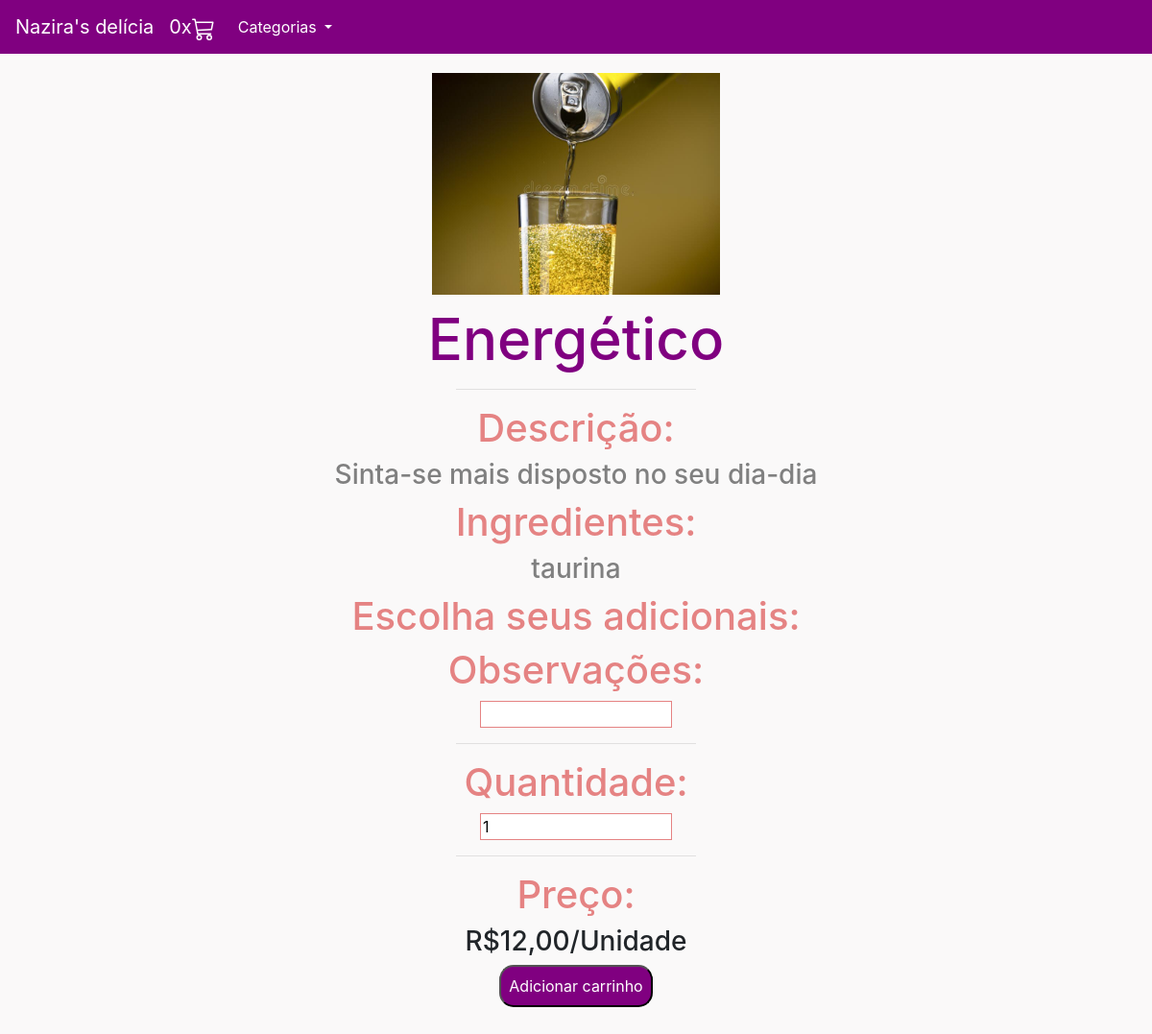
The app's page /produto/30 with its own data.
### produto/models.py (models this page shows, shortened)
class Produto(models.Model):
    nome_produto = models.CharField(max_length=500)
    img = models.ImageField(upload_to='post_img')
    categoria = models.ForeignKey(Categoria, on_delete=models.CASCADE)
    preco = models.FloatField()
    descricao = models.TextField()
    ingredientes = models.CharField(max_length=2000)
    adicionais = models.ManyToManyField(Adicional, blank=True)
    ativo = models.BooleanField(default=True)

### produto/views.py (the view)
# urls.py: path('', include('produto.urls')),
def produto(request, id):
    if not request.session.get('carrinho'):
        request.session['carrinho'] = []
        request.session.save()
    produto = Produto.objects.filter(id=id)[0]
    categorias = Categoria.objects.all()
    return render(request, 'produto.html', {'produto': produto,
                                            'carrinho': len(request.session['carrinho']),
                                            'categorias': categorias})

### produto/templates/produto.html (shortened to what this page needs)
{% extends 'base.html' %}
{% load static %}
{% block 'conteudo' %}
<div style="align-items: center; text-align: center;">
    <img class="tamanhoImg" style="margin-top: 20px;" src="/media/{{produto.img}}">
    <h2 style="margin-top: 10px; color: purple;" class="titulo tituloProduto">{{produto.nome_produto}}</h2>
    <hr style="width: 250px;">
    <h1 class="titulo subTituloProduto">Descrição: </h1>
    <h3 style="color: gray;">{{produto.descricao}}</h3>
    <h1 class="titulo subTituloProduto">Ingredientes: </h1>
    <h3 style="color: gray;">{{produto.ingredientes}}</h3>
    <h1 class="titulo subTituloProduto">Escolha seus adicionais:</h1>
    <form method="POST" action="{% url 'add_carrinho' %}">{% csrf_token %}
    <h1 class="titulo subTituloProduto">Observações: </h1>
    <input name="observacoes" class="observacoes" type="text">
    <hr style="width: 250px;">
    <h1 class="titulo subTituloProduto">Quantidade: </h1>
    <input name="quantidade" class="observacoes" type="number"  min="1" max="200" value="1">
    <hr style="width: 250px;">
    <h1 class="titulo subTituloProduto">Preço: </h1>
    <h3>R${{produto.preco}}0/Unidade</h3>
    <input style="background-color: purple; color: white; padding: 8px; border-radius: 15px; transition: 2s;" class="botao" href="{% url 'ver_carrinho' %}" type="submit" value="Adicionar carrinho">
</form>
</div>
{% endblock %}

### static/css/css.css (style rules this page uses)
.observacoes { border: 1px solid #E58383; width: 200px; }
.tituloProduto { font-size: 60px; }
.subTituloProduto { font-size: 40px; }
.botao { background-color: purple; color: white; padding: 8px; border-radius: 15px; transition: 0.2s; }
body { background-color: #FAF9F9; }
.titulo { color: #E58383; }
.tamanhoImg { width: 500px; }
@media (max-width: 1200px) { .tamanhoImg { width: 300px; } }

### records on screen
Produto: img (picture), nome_produto "Energético", descricao "Sinta-se mais disposto no seu dia-dia", ingredientes "taurina", preco "12,0"

### other values on screen
{{ carrinho }} "0"
